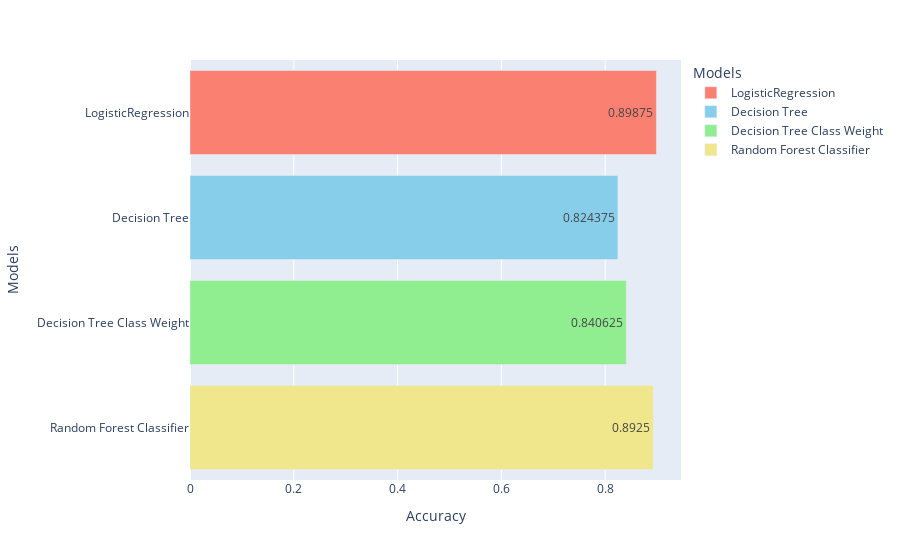

The notebook cell saved with this chart:
### Code cell
import plotly.express as px
# Accuracy comparison
comparison_acc = pd.DataFrame({'Models': names, 'Accuracy': acc})

# Create a horizontal bar plot with annotations
fig = px.bar(comparison_acc, x='Accuracy', y='Models', orientation='h',
             text='Accuracy',  # Automatically add annotations
             color='Models',   # Color each bar differently
             color_discrete_sequence=['salmon', 'skyblue', 'lightgreen', 'khaki'])

fig.show()

### Figure 1 — Plotly figure (JSON) as saved in the notebook; plotly's stock layout.template omitted (floating-point values rounded to 4 significant figures)
{"data": [{"alignmentgroup": "True", "hovertemplate": "Models=%{y}<br>Accuracy=%{text}<extra></extra>", "legendgroup": "LogisticRegression", "marker": {"color": "salmon", "pattern": {"shape": ""}}, "name": "LogisticRegression", "offsetgroup": "LogisticRegression", "orientation": "h", "showlegend": true, "text": [0.8988], "textposition": "auto", "type": "bar", "x": [0.8988], "xaxis": "x", "y": ["LogisticRegression"], "yaxis": "y"}, {"alignmentgroup": "True", "hovertemplate": "Models=%{y}<br>Accuracy=%{text}<extra></extra>", "legendgroup": "Decision Tree", "marker": {"color": "skyblue", "pattern": {"shape": ""}}, "name": "Decision Tree", "offsetgroup": "Decision Tree", "orientation": "h", "showlegend": true, "text": [0.8244], "textposition": "auto", "type": "bar", "x": [0.8244], "xaxis": "x", "y": ["Decision Tree"], "yaxis": "y"}, {"alignmentgroup": "True", "hovertemplate": "Models=%{y}<br>Accuracy=%{text}<extra></extra>", "legendgroup": "Decision Tree Class Weight", "marker": {"color": "lightgreen", "pattern": {"shape": ""}}, "name": "Decision Tree Class Weight", "offsetgroup": "Decision Tree Class Weight", "orientation": "h", "showlegend": true, "text": [0.8406], "textposition": "auto", "type": "bar", "x": [0.8406], "xaxis": "x", "y": ["Decision Tree Class Weight"], "yaxis": "y"}, {"alignmentgroup": "True", "hovertemplate": "Models=%{y}<br>Accuracy=%{text}<extra></extra>", "legendgroup": "Random Forest Classifier", "marker": {"color": "khaki", "pattern": {"shape": ""}}, "name": "Random Forest Classifier", "offsetgroup": "Random Forest Classifier", "orientation": "h", "showlegend": true, "text": [0.8925], "textposition": "auto", "type": "bar", "x": [0.8925], "xaxis": "x", "y": ["Random Forest Classifier"], "yaxis": "y"}], "layout": {"barmode": "relative", "legend": {"title": {"text": "Models"}, "tracegroupgap": 0}, "margin": {"t": 60}, "xaxis": {"anchor": "y", "domain": [0, 1], "title": {"text": "Accuracy"}}, "yaxis": {"anchor": "x", "categoryarray": ["Random Forest Classifier", "Decision Tree Class Weight", "Decision Tree", "LogisticRegression"], "categoryorder": "array", "domain": [0, 1], "title": {"text": "Models"}}}}
